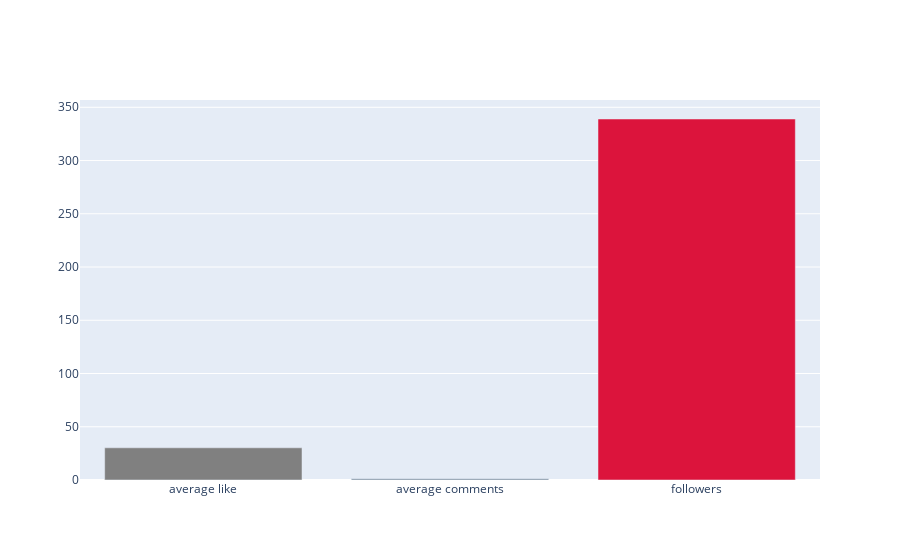

Write notebook code for a chart like this one.
### Code cell
colors = [ 'gray', 'lightslategray', 'crimson']

fig = go.Figure(data=[go.Bar(
    x=['average like', 'average comments', 'followers'],
    y=[avg_like, avg_comment, follower],
    marker_color=colors 
)])
fig.update_layout()

### Figure 1 — Plotly figure (JSON) as saved in the notebook; plotly's stock layout.template omitted (floating-point values rounded to 4 significant figures)
{"data": [{"marker": {"color": ["gray", "lightslategray", "crimson"]}, "type": "bar", "x": ["average like", "average comments", "followers"], "y": [30.22, 1.184, 339]}], "layout": {}}
